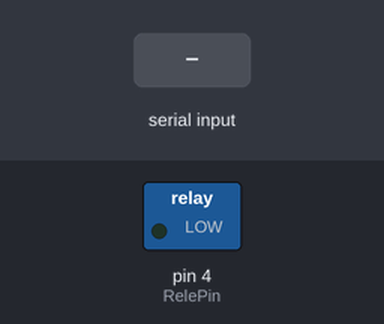
Recording of a sketch running on a simulated Arduino Uno, built with avr-gcc and run on an emulated ATmega328P. Shown: switched loads named in the sketch (green lamp = pin HIGH). Inputs (shaded band) come from the test bench.

Above: at 1.2 s.
1.3 s: "A" received over Serial
At 2.5 s:
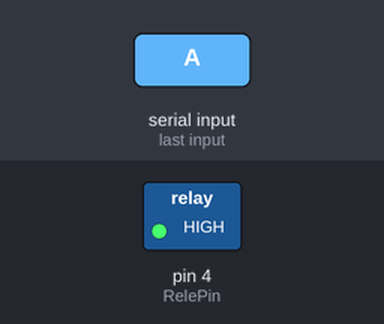
2.8 s: "D" received over Serial
At 3.8 s:
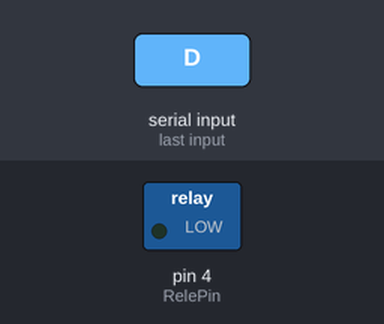
Timing chart, 0 to 5.8 s (numbered marks = the images above; inputs shaded):
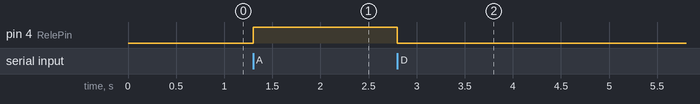

Measured:
- after the input at 1.3 s, pin 4 (RelePin): LOW → HIGH at once
- after the input at 2.8 s, pin 4 (RelePin): HIGH → LOW at once

The sketch:

rele.ino
```cpp
const int RelePin = 4; // pino ao qual o Módulo Relé está conectado
int incomingByte;      // variavel para ler dados recebidos pela serial

void setup() {
  Serial.begin(115200); // inicializa a comunicação serial em 9600bps
  pinMode(RelePin, OUTPUT); // seta o pino como saída
  digitalWrite(RelePin, LOW); // seta o pino com nivel logico baixo
}

void loop() {
  if (Serial.available() > 0) {
    // verifica se tem algum dado na serial
    incomingByte = Serial.read();  //lê o primeiro dado do buffer da serial

    if (incomingByte == 'A') {     //se for A
      digitalWrite(RelePin, HIGH); //aciona o pino
    }

    if (incomingByte == 'D') {     //se for D
      digitalWrite(RelePin, LOW);  //desativa o pino
    }
  }
}
```
